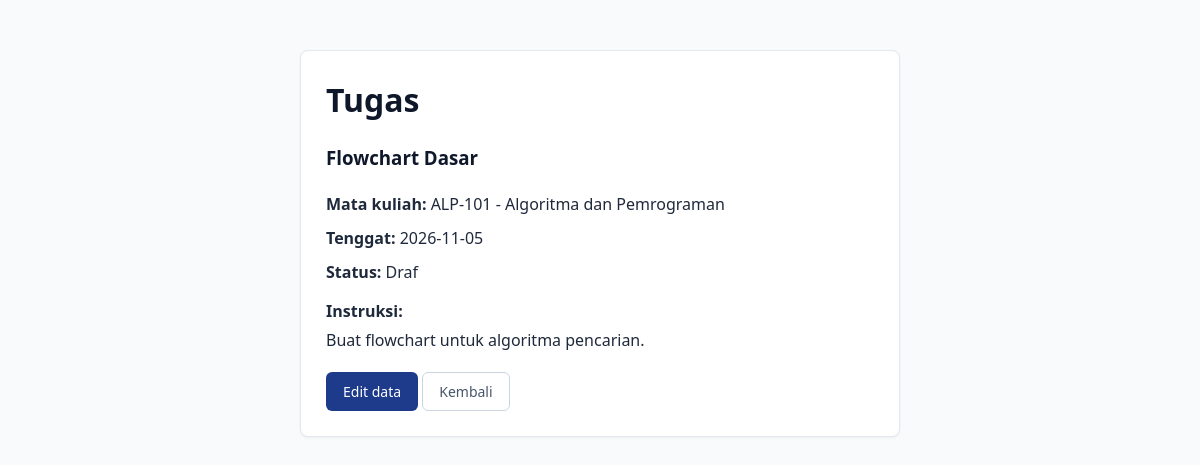
The app's page /detail_tugas.php?id=2 with its own data.
### tables this page shows
CREATE TABLE tugas (
    id INT UNSIGNED AUTO_INCREMENT PRIMARY KEY,
    mata_kuliah_id INT UNSIGNED NOT NULL,
    judul VARCHAR(150) NOT NULL,
    instruksi TEXT NOT NULL,
    tenggat DATE NOT NULL,
    status VARCHAR(20) NOT NULL,
    FOREIGN KEY(mata_kuliah_id) REFERENCES mata_kuliah(id) ON DELETE RESTRICT
);

CREATE TABLE mata_kuliah (
    id INT UNSIGNED AUTO_INCREMENT PRIMARY KEY,
    kode VARCHAR(20) NOT NULL UNIQUE,
    nama VARCHAR(100) NOT NULL,
    dosen VARCHAR(100) NOT NULL,
    semester TINYINT UNSIGNED NOT NULL
);

### detail_tugas.php (the view, shortened to what this page needs)
<?php
require 'koneksi.php';
$id = filter_var($_GET['id'] ?? '', FILTER_VALIDATE_INT);
$query = "SELECT t.id, t.judul, t.instruksi, t.tenggat, t.status, mk.kode, mk.nama AS nama_mk
          FROM tugas t
          JOIN mata_kuliah mk ON t.mata_kuliah_id = mk.id
          WHERE t.id = ?";
$stmt = $conn->prepare($query);
$stmt->bind_param("i", $id);
$stmt->execute();
$res = $stmt->get_result();
$data = $res->fetch_assoc();
?>
<!DOCTYPE html>
<html lang="id">
<head>
    <link rel="stylesheet" href="style.css">
</head>
<body>
    <div class="form-box">
        <h1>Tugas</h1>
        <h3><?= htmlspecialchars($data['judul']) ?></h3>
        <p style="margin-bottom: 10px;"><strong>Mata kuliah:</strong> <?= htmlspecialchars($data['kode']) ?> - <?= htmlspecialchars($data['nama_mk']) ?></p>
        <p style="margin-bottom: 10px;"><strong>Tenggat:</strong> <?= htmlspecialchars($data['tenggat']) ?></p>
        <p style="margin-bottom: 15px;"><strong>Status:</strong> <?= htmlspecialchars($data['status']) ?></p>
        <div style="margin-bottom: 20px;">
            <strong>Instruksi:</strong>
            <p style="margin-top: 5px; white-space: pre-line;"><?= htmlspecialchars($data['instruksi']) ?></p>
        </div>
        <div>
            <a href="edit_tugas.php?id=<?= $id ?>" class="btn btn-primary">Edit data</a>
            <a href="daftar_tugas.php" class="btn btn-secondary">Kembali</a>
        </div>
    </div>
</body>
</html>

### style.css (style rules this page uses)
* { box-sizing: border-box; margin: 0; padding: 0; }
body { font-family: 'Segoe UI', Tahoma, Geneva, Verdana, sans-serif; background-color: #f8fafc; color: #1e293b; line-height: 1.5; padding: 30px; max-width: 1000px; margin: 0 auto; }
h1, h2, h3 { color: #0f172a; margin-bottom: 20px; font-weight: 600; }
a { color: #2563eb; text-decoration: none; }
.btn { display: inline-block; padding: 8px 16px; font-size: 14px; font-weight: 500; border-radius: 6px; border: 1px solid transparent; cursor: pointer; text-decoration: none; transition: background-color 0.2s; }
.btn-primary { background-color: #1e3a8a; color: #ffffff; }
.btn-secondary { background-color: #ffffff; color: #475569; border-color: #cbd5e1; }
.form-box { background: #ffffff; border: 1px solid #e2e8f0; padding: 25px; border-radius: 8px; max-width: 600px; margin: 20px auto; box-shadow: 0 1px 3px rgba(0, 0, 0, 0.05); }

### records on screen
tugas: judul "Flowchart Dasar", mata_kuliah.kode "ALP-101", mata_kuliah.nama "Algoritma dan Pemrograman", tenggat "2026-11-05", status "Draf", instruksi "Buat flowchart untuk algoritma pencarian."
